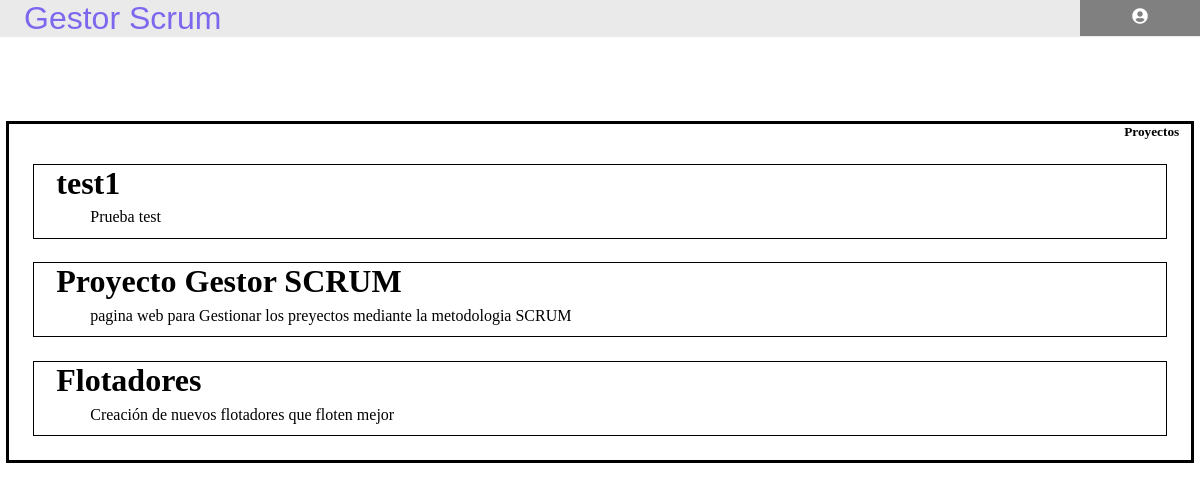
The page /UserPanel.php on the database as committed earlier.
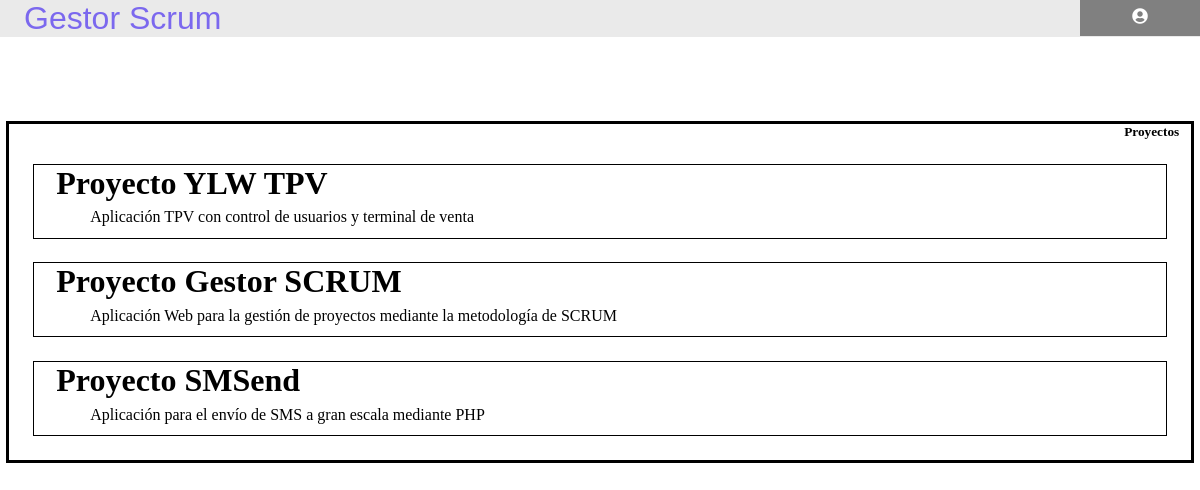
The same page on the database as committed later.
### tables this page shows
CREATE TABLE `Proyectos` (
  `ID_Proyecto` int(11) NOT NULL,
  `Nombre_Proyecto` varchar(50) NOT NULL,
  `Fecha_Inicio_Proyecto` date NOT NULL,
  `Fecha_Final_Proyecto` date NOT NULL,
  `Descripcion_Proyecto` varchar(256) NOT NULL
);

### UserPanel.php (the view, shortened to what this page needs)
<!DOCTYPE html>
<html lang="es" dir="ltr">
  <head>
    <link rel="stylesheet" type="text/css" href="CSS/UserPanel_CSS/Styles.css">
  	<link rel="stylesheet" href="https://use.fontawesome.com/releases/v5.5.0/css/all.css">
  </head>
  <body onclick="createError('Error')">
    <header>
      <?php
      echo "<div class='logo'>
              Gestor Scrum
            </div>
            <nav>
              <ul id='menu'>
                <li><a><i class='fas fa-user-circle'></i> ".$_SESSION['InputUser']."</a>
                  <ul>
                    <li><a href='Logout.php'>Cerrar Sesión</a></li>
                  </ul>
                </li>
              </ul>
            </nav>";
      ?>
    </header>
    <?php
      $mysqli = new mysqli("localhost", "scrum", "P@ssw0rd", "BD_Scrum");
      $mysqli->set_charset("utf8");
    $consulta = "SELECT Nombre_Proyecto, Descripcion_Proyecto FROM Proyectos";
    ?>
    <div class="contenedorGlobal">
      <h5 class="nombreContenedorGlobal">Proyectos</h5>
      <?php
      if ($resultado = $mysqli->query($consulta)) {
          while ($fila = $resultado->fetch_row()) {
            echo "
            <a href=''><div class='contenedorLocal'>
              <h1 class='tituloProyecto'>$fila[0]</h1>
              <br>
              <p class='descProyecto'>$fila[1]</p>
            </div><a>
            ";
          }
      }
       ?>
    </div>
  </body>
</html>

### CSS/UserPanel_CSS/Styles.css (style rules this page uses)
.contenedorGlobal { border: 3px solid black; margin: 7% 0.5% 0.5% 0.5%; }
.nombreContenedorGlobal { text-align: right; margin-right: 1%; }
.contenedorLocal { border: 1px solid black; margin: 2% 2% 2% 2%; }
.logo { display: flex; font-size: 2em; color: Mediumslateblue; margin-left: 2%; align-content: center; }
a { text-decoration: none; color: black; }
.tituloProyecto { margin-left: 2%; }
.descProyecto { margin-left: 5%; margin-top: -1%; margin-bottom: 1%; }
* { margin: 0; padding: 0; }
header { font-family: Helvetica; width: auto; margin: 0 auto; background-color: #eaeaea; }
ul { list-style: none; }
nav { margin-top: -39px; float:right; }
#menu li>a { background-color: grey; color: white; padding: 10px; display: block; text-decoration: none; min-width: 100px; }
#menu>li { float: left; text-align:center }

Rows that differ between the two databases and show on the page:
changed proyectos: Nombre_Proyecto "test1" → "Proyecto YLW TPV"; Descripcion_Proyecto "Prueba test" → "Aplicación TPV con control de usuarios y terminal de venta"
changed proyectos "Proyecto Gestor SCRUM": Descripcion_Proyecto "pagina web para Gestionar los preyectos mediante la metodologia SCRUM" → "Aplicación Web para la gestión de proyectos mediante la metodología de SCRUM"
changed proyectos: Nombre_Proyecto "Flotadores" → "Proyecto SMSend"; Descripcion_Proyecto "Creación de nuevos flotadores que floten mejor" → "Aplicación para el envío de SMS a gran escala mediante PHP"
